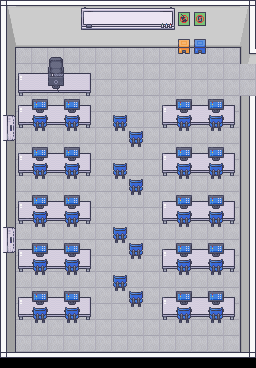

Rendered tile map (Tiled .tmx) drawn with the repository's tilesets; below, a short description and the full map source, tile grids included:
An orthogonal 16x23 tile map with 16x16 px tiles, 5 tile layers (nivel 0, nivel , nivel 1, nivel 2-1, ...).

<map version="1.5" tiledversion="2021.03.23" orientation="orthogonal" renderorder="right-down" width="16" height="23" tilewidth="16" tileheight="16" infinite="0" nextlayerid="6" nextobjectid="1">
 <tileset firstgid="1" name="tiles_office" tilewidth="16" tileheight="16" tilecount="944" columns="16">
  <image source="../tiles_office.png" width="256" height="944" />
 </tileset>
 <layer id="1" name="nivel 0" width="16" height="23">
  <data encoding="csv">
866,884,884,884,884,884,884,884,884,884,884,884,884,884,884,871,
882,917,917,917,917,917,917,917,917,917,917,917,917,917,917,887,
898,900,900,900,900,900,900,900,900,900,900,900,900,900,900,903,
883,874,874,874,874,874,874,874,874,874,874,874,874,874,874,856,
883,874,874,874,874,874,874,874,874,874,874,874,874,874,874,874,
883,874,874,874,874,874,874,874,874,874,874,874,874,874,874,874,
883,874,874,874,874,874,874,874,874,874,874,874,874,874,874,886,
883,874,874,874,874,874,874,874,874,874,874,874,874,874,874,886,
883,874,874,874,874,874,874,874,874,874,874,874,874,874,874,886,
883,874,874,874,874,874,874,874,874,874,874,874,874,874,874,886,
883,874,874,874,874,874,874,874,874,874,874,874,874,874,874,886,
883,874,874,874,874,874,874,874,874,874,874,874,874,874,874,886,
883,874,874,874,874,874,874,874,874,874,874,874,874,874,874,886,
883,874,874,874,874,874,874,874,874,874,874,874,874,874,874,886,
883,874,874,874,874,874,874,874,874,874,874,874,874,874,874,886,
883,874,874,874,874,874,874,874,874,874,874,874,874,874,874,886,
883,874,874,874,874,874,874,874,874,874,874,874,874,874,874,886,
883,874,874,874,874,874,874,874,874,874,874,874,874,874,874,886,
883,874,874,874,874,874,874,874,874,874,874,874,874,874,874,886,
883,874,874,874,874,874,874,874,874,874,874,874,874,874,874,886,
883,874,874,874,874,874,874,874,874,874,874,874,874,874,874,886,
883,874,874,874,874,874,874,874,874,874,874,874,874,874,874,886,
931,933,933,933,933,933,933,933,933,933,933,933,933,933,933,934
</data>
 </layer>
 <layer id="3" name="nivel " width="16" height="23">
  <data encoding="csv">
0,0,0,0,0,789,790,790,790,790,791,517,518,0,0,0,
0,0,0,0,0,805,806,806,806,806,807,533,534,0,0,0,
0,0,0,0,0,0,0,0,0,0,0,513,515,0,0,0,
0,0,0,130,0,0,0,0,0,0,0,529,531,0,0,0,
0,0,0,146,0,0,0,0,0,0,0,0,0,0,0,0,
0,0,0,0,0,0,0,0,0,0,0,0,0,0,0,0,
0,482,483,483,483,484,0,0,0,0,482,483,483,483,484,0,
0,498,499,499,499,500,0,0,0,0,498,499,499,499,500,0,
0,0,0,0,0,0,0,0,0,0,0,0,0,0,0,0,
0,482,483,483,483,484,0,0,0,0,482,483,483,483,484,0,
0,498,499,499,499,500,0,0,0,0,498,499,499,499,500,0,
0,0,0,0,0,0,0,0,0,0,0,0,0,0,0,0,
0,482,483,483,483,484,0,0,0,0,482,483,483,483,484,0,
0,498,499,499,499,500,0,0,0,0,498,499,499,499,500,0,
0,0,0,0,0,0,0,0,0,0,0,0,0,0,0,0,
0,482,483,483,483,484,0,0,0,0,482,483,483,483,484,0,
0,498,499,499,499,500,0,0,0,0,498,499,499,499,500,0,
0,0,0,0,0,0,0,0,0,0,0,0,0,0,0,0,
0,482,483,483,483,484,0,0,0,0,482,483,483,483,484,0,
0,498,499,499,499,500,0,0,0,0,498,499,499,499,500,0,
0,0,0,0,0,0,0,0,0,0,0,0,0,0,0,0,
0,0,0,0,0,0,0,0,0,0,0,0,0,0,0,0,
0,0,0,0,0,0,0,0,0,0,0,0,0,0,0,0
</data>
 </layer>
 <layer id="2" name="nivel 1" width="16" height="23">
  <data encoding="csv">
0,0,0,0,0,0,0,0,0,0,0,0,0,0,0,0,
0,0,0,0,0,0,0,0,0,0,0,0,0,0,0,0,
0,0,0,0,0,0,0,0,0,0,0,0,0,0,0,0,
0,0,0,0,0,0,0,0,0,0,0,0,0,0,0,0,
0,482,483,483,483,484,0,0,0,0,0,0,0,0,0,0,
0,498,499,499,499,500,0,0,0,0,0,0,0,0,0,0,
0,0,428,0,428,422,0,0,0,418,419,428,0,428,0,0,
0,0,444,0,444,0,0,0,0,0,0,444,0,444,0,0,
0,0,0,0,0,0,0,0,0,0,0,0,0,0,0,0,
0,0,428,0,428,0,0,0,0,0,0,428,0,428,0,0,
0,0,444,0,444,0,0,0,0,0,0,444,0,444,0,0,
0,0,0,0,0,0,0,0,0,0,0,0,0,0,0,0,
0,0,428,0,428,0,0,0,0,0,0,428,0,428,0,0,
0,0,444,0,444,0,0,0,0,0,0,444,0,444,0,0,
0,0,0,0,0,0,0,0,0,0,0,0,0,0,0,0,
0,0,428,0,428,0,0,0,0,0,0,428,0,428,0,0,
0,0,444,0,444,0,0,0,0,0,0,444,0,444,0,0,
0,0,0,0,0,0,0,0,0,0,0,0,0,0,0,0,
0,0,428,0,428,0,0,0,0,0,0,428,0,428,0,0,
0,0,444,0,444,0,0,0,0,0,0,444,0,444,0,0,
0,0,0,0,0,0,0,0,0,0,0,0,0,0,0,0,
0,0,0,0,0,0,0,0,0,0,0,0,0,0,0,0,
0,0,0,0,0,0,0,0,0,0,0,0,0,0,0,0
</data>
 </layer>
 <layer id="5" name="nivel 2-1" width="16" height="23">
  <data encoding="csv">
0,0,0,0,0,0,0,0,0,0,0,0,0,0,0,0,
0,0,0,0,0,0,0,0,0,0,0,0,0,0,0,0,
0,0,0,0,0,0,0,0,0,0,0,0,0,0,0,0,
0,0,0,0,0,0,0,0,0,0,0,0,0,0,0,0,
0,0,0,141,0,0,0,0,0,0,0,0,0,0,0,0,
0,0,0,0,0,0,0,0,0,0,0,0,0,0,0,0,
0,0,0,0,0,0,0,0,0,0,0,0,0,0,0,0,
0,0,399,0,399,0,0,399,0,0,0,399,0,399,0,0,
0,0,415,0,415,0,0,415,399,0,0,415,0,415,0,0,
0,0,0,0,0,0,0,0,415,0,0,0,0,0,0,0,
0,0,399,0,399,0,0,399,0,0,0,399,0,399,0,0,
0,0,415,0,415,0,0,415,399,0,0,415,0,415,0,0,
0,0,0,0,0,0,0,0,415,0,0,0,0,0,0,0,
0,0,399,0,399,0,0,0,0,0,0,399,0,399,0,0,
0,0,415,0,415,0,0,399,0,0,0,415,0,415,0,0,
0,0,0,0,0,0,0,415,399,0,0,0,0,0,0,0,
0,0,399,0,399,0,0,0,415,0,0,399,0,399,0,0,
0,0,415,0,415,0,0,399,0,0,0,415,0,415,0,0,
0,0,0,0,0,0,0,415,399,0,0,0,0,0,0,0,
0,0,399,0,399,0,0,0,415,0,0,399,0,399,0,0,
0,0,415,0,415,0,0,0,0,0,0,415,0,415,0,0,
0,0,0,0,0,0,0,0,0,0,0,0,0,0,0,0,
0,0,0,0,0,0,0,0,0,0,0,0,0,0,0,0
</data>
 </layer>
 <layer id="4" name="nivel 2" width="16" height="23">
  <data encoding="csv">
0,0,0,0,0,0,0,0,0,0,0,0,0,0,0,0,
0,0,0,0,0,0,0,0,0,0,0,0,0,0,0,0,
0,0,0,0,0,0,0,0,0,0,0,0,0,0,0,0,
0,0,0,0,0,0,0,0,0,0,0,0,0,0,0,0,
0,0,0,143,0,0,0,0,0,0,0,0,0,0,0,0,
0,0,0,159,0,0,0,0,0,0,0,0,0,0,0,0,
0,0,0,0,0,0,0,0,0,0,0,0,0,0,0,0,
1610612925,0,0,0,0,0,0,0,0,0,0,0,0,0,0,0,
1610612924,0,0,0,0,0,0,0,0,0,0,0,0,0,0,0,
0,0,0,0,0,0,0,0,0,0,0,0,0,0,0,0,
0,0,0,0,0,0,0,0,0,0,0,0,0,0,0,0,
0,0,0,0,0,0,0,0,0,0,0,0,0,0,0,0,
0,0,0,0,0,0,0,0,0,0,0,0,0,0,0,0,
0,0,0,0,0,0,0,0,0,0,0,0,0,0,0,0,
1610612925,0,0,0,0,0,0,0,0,0,0,0,0,0,0,0,
1610612924,0,0,0,0,0,0,0,0,0,0,0,0,0,0,0,
0,0,0,0,0,0,0,0,0,0,0,0,0,0,0,0,
0,0,0,0,0,0,0,0,0,0,0,0,0,0,0,0,
0,0,0,0,0,0,0,0,0,0,0,0,0,0,0,0,
0,0,0,0,0,0,0,0,0,0,0,0,0,0,0,0,
0,0,0,0,0,0,0,0,0,0,0,0,0,0,0,0,
0,0,0,0,0,0,0,0,0,0,0,0,0,0,0,0,
0,0,0,0,0,0,0,0,0,0,0,0,0,0,0,0
</data>
 </layer>
</map>
